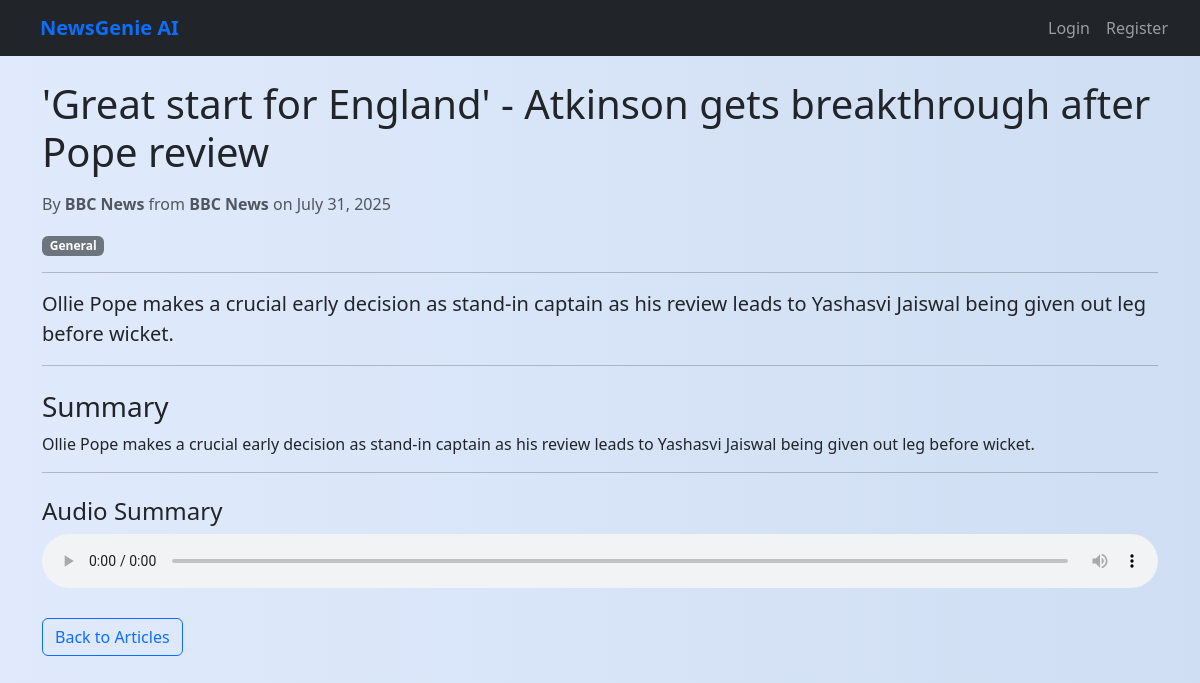
Page /articles/177/ on the committed database.
### news/models.py (models this page shows, shortened)
class Article(models.Model):
    title = models.CharField(max_length=200)
    content = models.TextField()
    summary = models.TextField(blank=True, null=True)
    source_url = models.URLField()
    categories = models.ManyToManyField(Category)
    published_date = models.DateTimeField(default=timezone.now)
    source = models.CharField(max_length=100, default='Unknown')
    link = models.URLField(null=True, blank=True)
    publication_date = models.DateTimeField(null=True, blank=True)
    author = models.CharField(max_length=255, default='Unknown')
    created_at = models.DateTimeField(auto_now_add=True)
    audio_file = models.FileField(upload_to='news_audio/', blank=True, null=True)
    class Meta:
        ordering = ['-published_date']

class Category(models.Model):
    name = models.CharField(max_length=100)
    description = models.TextField(blank=True)

### news/views.py (the view)
# urls.py: path('articles/<int:pk>/', ArticleDetailView.as_view(), name='article_detail'),
def article_detail(request, pk):
    article = get_object_or_404(Article, pk=pk)
    return render(request, 'news/article_detail.html', {'article': article})

### news/templates/news/article_detail.html (shortened to what this page needs)
{% extends 'base.html' %}
{% block content %}
<div class="container mt-4">
    <h1 class="mb-3">{{ article.title }}</h1>
    <p class="text-muted">
        By <strong>{{ article.author }}</strong> from <strong>{{ article.source }}</strong>
        on {{ article.publication_date|date:"F d, Y" }}
    </p>
    {% if article.categories.exists %}
        <div class="mb-3">
            {% for category in article.categories.all %}
                <span class="badge bg-secondary me-1">{{ category.name }}</span>
            {% endfor %}
        </div>
    {% endif %}
    <hr>
    <div class="lead"><strong>{{ article.content|linebreaksbr }}</strong></div>
    <hr>
    {% if article.summary %}
        <h3 class="mt-4">Summary</h3>
        <p>{{ article.summary|linebreaksbr }}</p>
    {% else %}
        <h3 class="mt-4 text-muted">No Summary Available</h3>
        <p>This article doesn't have a summary yet.</p>
    {% endif %}
    <hr>
    <div id="audio-section">
        {% if article.audio_file %}
            <h4 class="mt-4">Audio Summary</h4>
            <audio controls class="w-100" id="audio-player">
                <source src="{{ article.audio_file.url }}" type="audio/mpeg">
            </audio>
        {% endif %}
    </div>
    <a href="{% url 'home' %}" class="btn btn-outline-primary mt-4">Back to Articles</a>
</div>
{% endblock %}

### static/css/styles.css (style rules this page uses)
body { font-family: 'Segoe UI', Tahoma, Geneva, Verdana, sans-serif; background: linear-gradient(to right, #e0eafc, #cfdef3); margin: 0; padding: 0; }

### rows in the picture
Article: title "'Great start for England' - Atkinson gets breakthrough after Pope review", author "BBC News", source "BBC News", publication_date "July 31, 2025", content "Ollie Pope makes a crucial early decision as stand-in captain as his review leads to Yashasvi Jaiswal being given out leg before wicket.", summary "Ollie Pope makes a crucial early decision as stand-in captain as his review leads to Yashasvi Jaiswal being given out leg before wicket."
Category: name "General"
